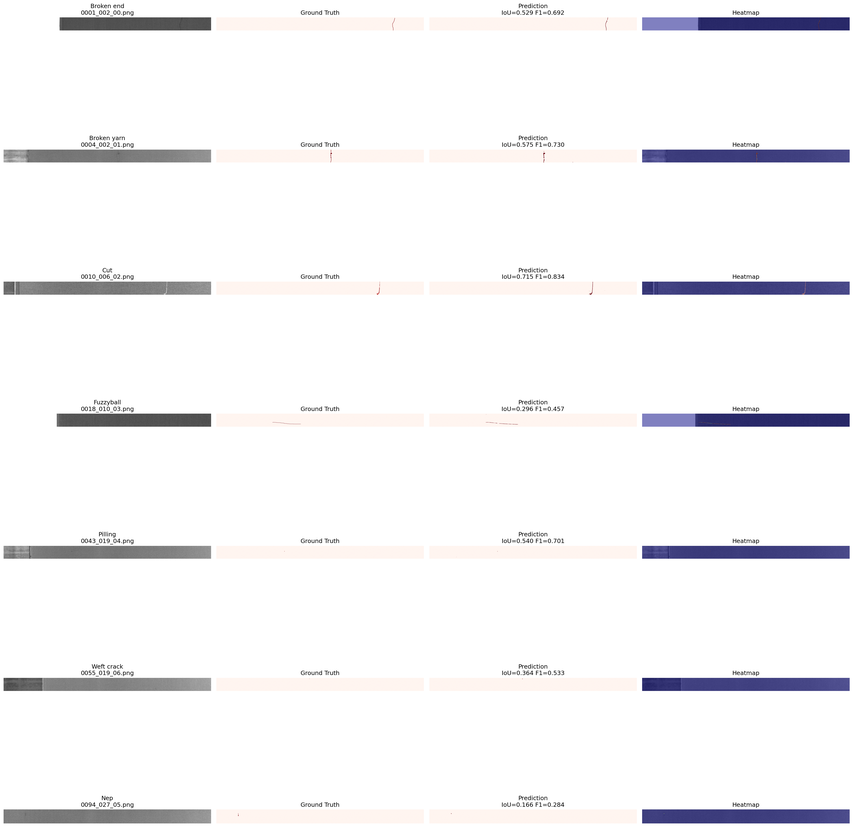
#> input picture apresentacao/segmentation_examples.png, 853 x 827 px, shrunk from 3584 x 3477 before the run
$ python -i clahe_enhance.py   (imports and definitions only)
#> lines starting #> are read from the running program, lines starting #| are printed output that depends on the picture
#> further down, picture is the input picture: shape (827, 853, 3); mean B, G, R 246.4, 244.9, 245.5
import cv2
import numpy as np
from typing import Tuple


class CLAHEEnhancer:
    # [48 lines left out: functions __init__, _get_sharpening_kernel, _split_luminance, _merge_back, enhance, not called in this run]


class BrightnessCorrector:
    def __init__(self, target_mean: float = 127.0, tolerance: float = 30.0):
        self.target_mean = target_mean
        self.tolerance = tolerance

    def needs_correction(self, image: np.ndarray) -> bool:
        gray = cv2.cvtColor(image, cv2.COLOR_BGR2GRAY) if len(image.shape) == 3 else image
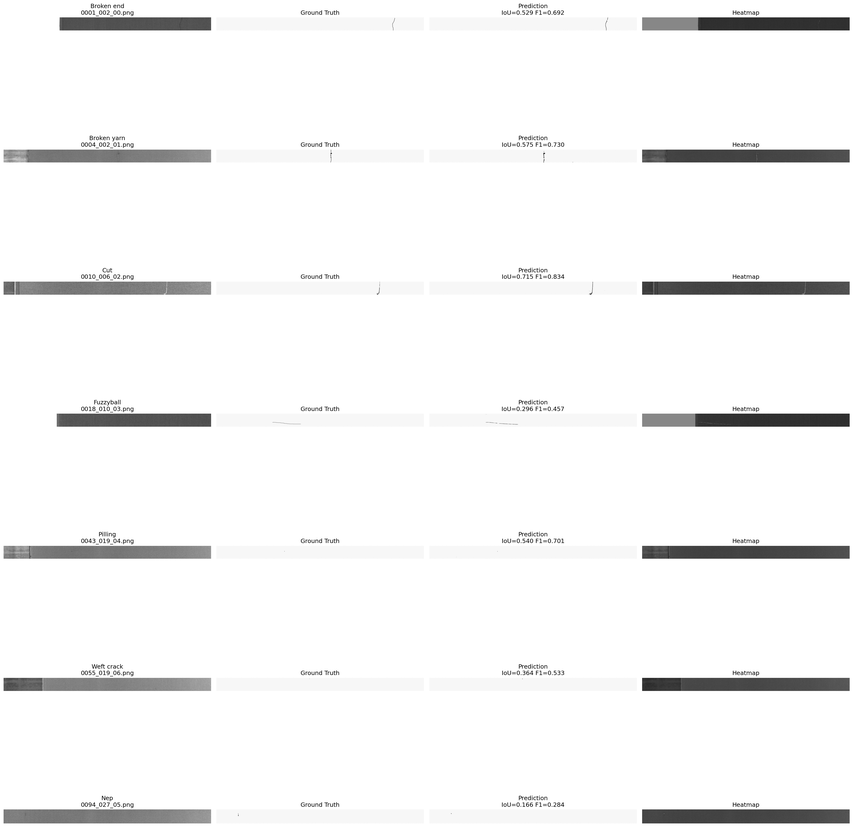
#> gray: shape (827, 853); min 19, max 255, mean 245.3
        return abs(gray.mean() - self.target_mean) > self.tolerance

    def correct(self, image: np.ndarray) -> np.ndarray:
        lab = cv2.cvtColor(image, cv2.COLOR_BGR2LAB)
#> lab: shape (827, 853, 3); mean of channels 0, 1, 2 245.8, 128.7, 127.2
        l, a, b = cv2.split(lab)
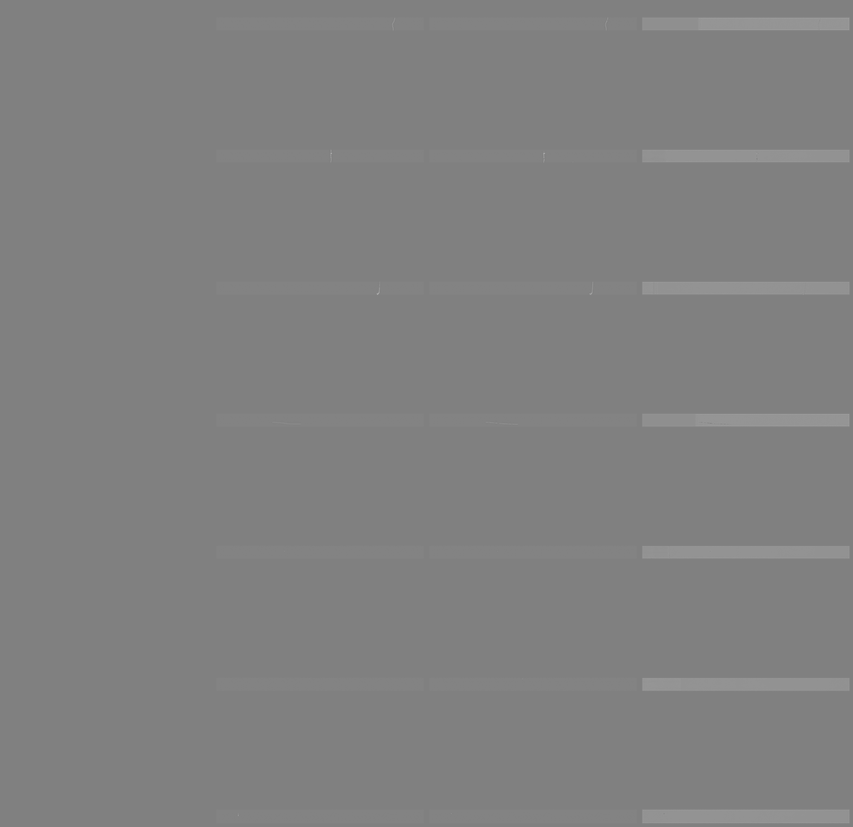
#> a: shape (827, 853); min 127, max 169, mean 128.7
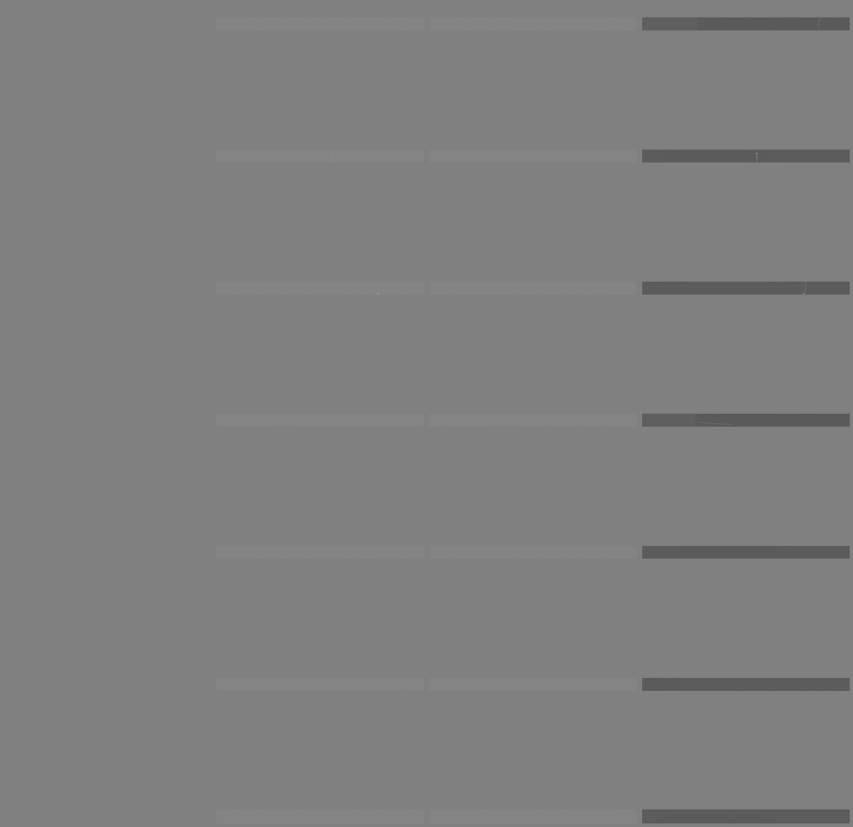
#> b: shape (827, 853); min 85, max 148, mean 127.2

        current_mean = l.mean()
#> current_mean = 245.8
        shift = self.target_mean - current_mean
#> shift = -118.8
        l = np.clip(l.astype(np.float64) + shift, 0, 255).astype(np.uint8)
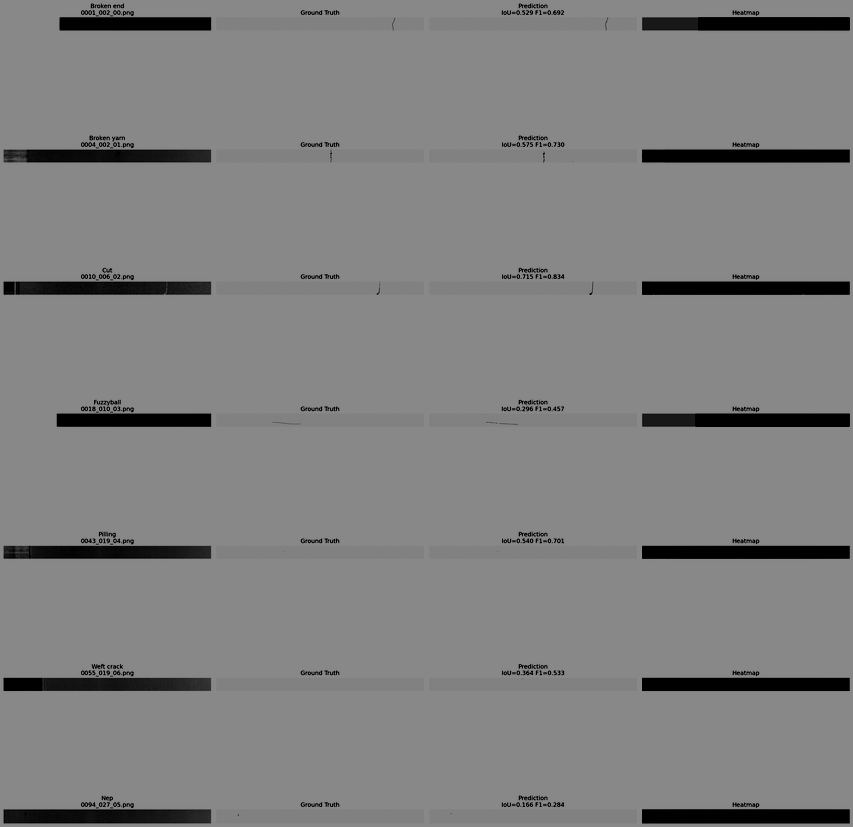
#> l: shape (827, 853); min 0, max 136, mean 128.1

        clahe = cv2.createCLAHE(clipLimit=2.0, tileGridSize=(8, 8))
        l = clahe.apply(l)

        return cv2.cvtColor(cv2.merge((l, a, b)), cv2.COLOR_LAB2BGR)
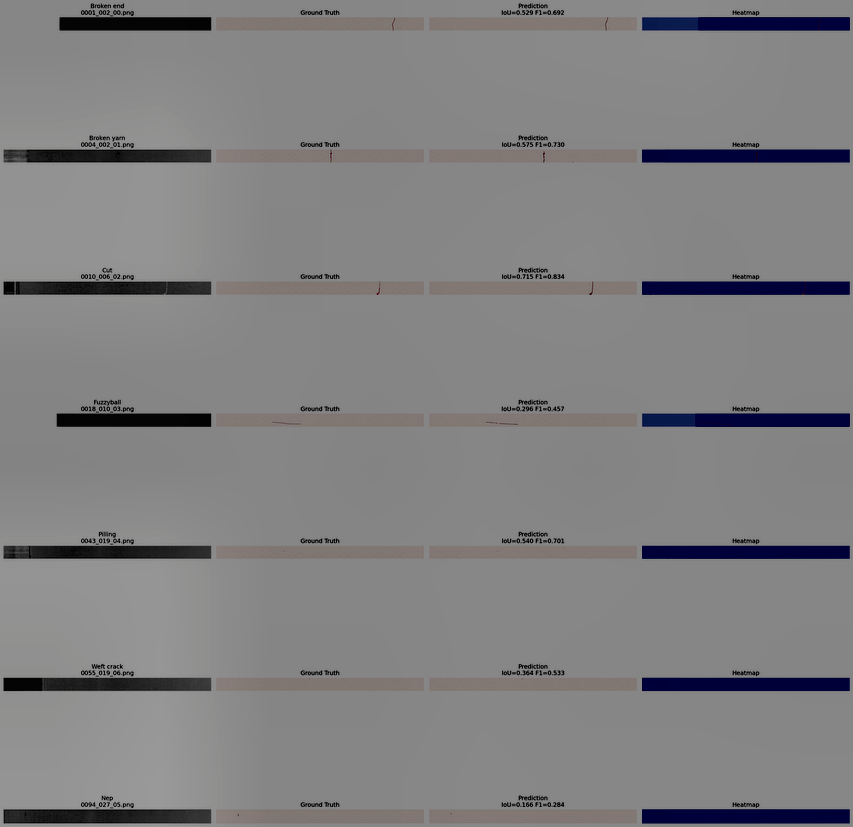
#> returned value: shape (827, 853, 3); mean B, G, R 129.2, 127.9, 128.4

    def auto_correct(self, image: np.ndarray) -> np.ndarray:
        if self.needs_correction(image):
            return self.correct(image)
        return image

>>> import cv2
>>> picture = cv2.imread('../apresentacao/segmentation_examples.png')
>>> result = BrightnessCorrector().auto_correct(picture)

$ run again, on apresentacao/per_defect_performance.png
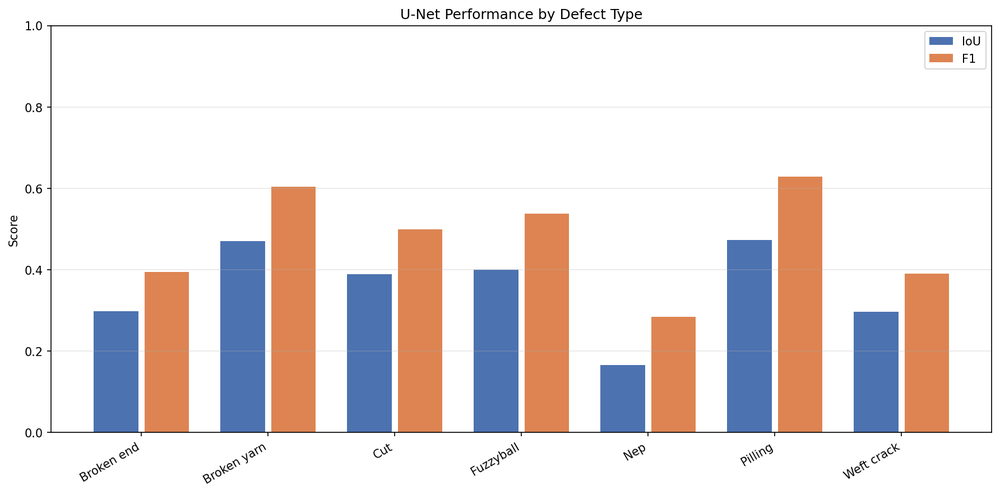
#> input picture apresentacao/per_defect_performance.png, 1000 x 494 px, shrunk from 1784 x 881 before the run
#> picture is the input picture: shape (494, 1000, 3); mean B, G, R 223.9, 224.3, 231.6
#> lab: shape (494, 1000, 3); mean of channels 0, 1, 2 228.9, 132.1, 129.6
#> in correct, `l, a, b = cv2.split(lab)`:
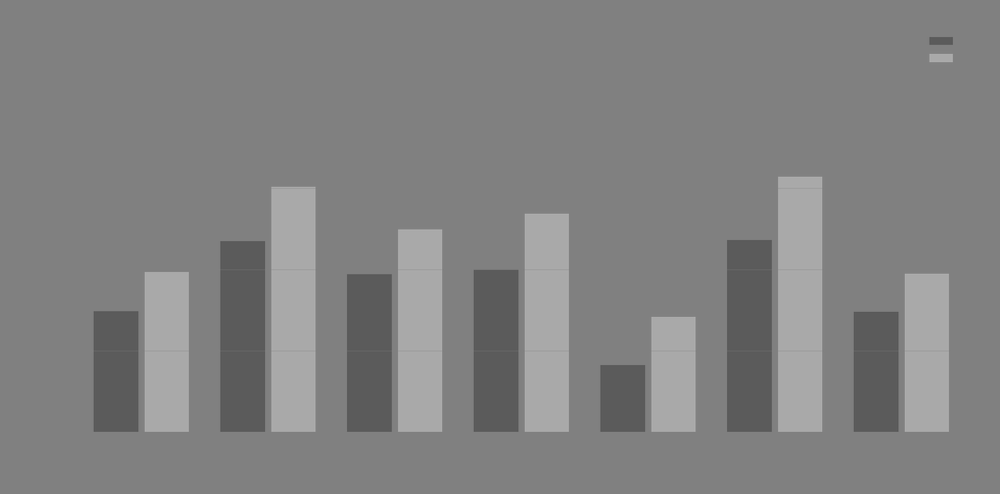
#> b: shape (494, 1000); min 85, max 177, mean 129.6
#> current_mean = 228.9
#> shift = -101.9
#> in correct, `return cv2.cvtColor(cv2.merge((l, a, b)), cv2.COLOR_LAB2BGR)`:
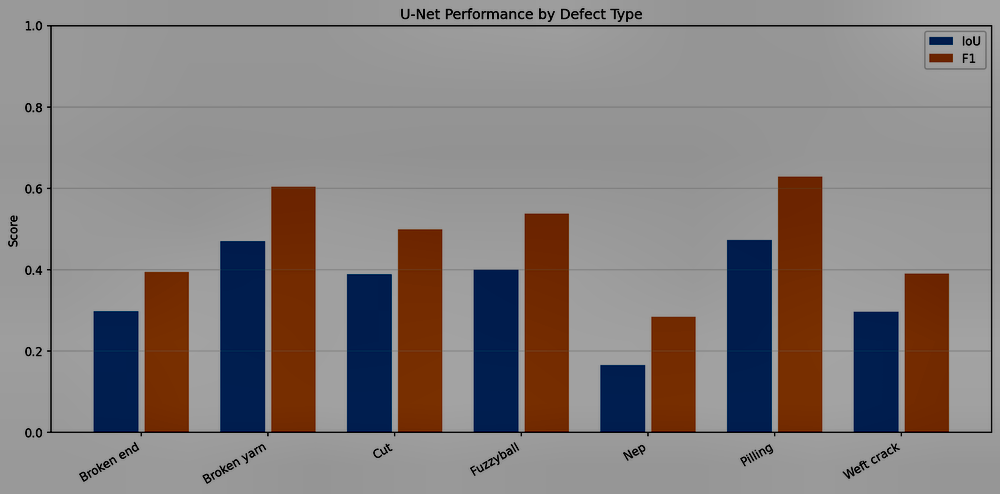
#> returned value: shape (494, 1000, 3); mean B, G, R 125.1, 125.7, 131.9

$ run again, on apresentacao/training_curves.png
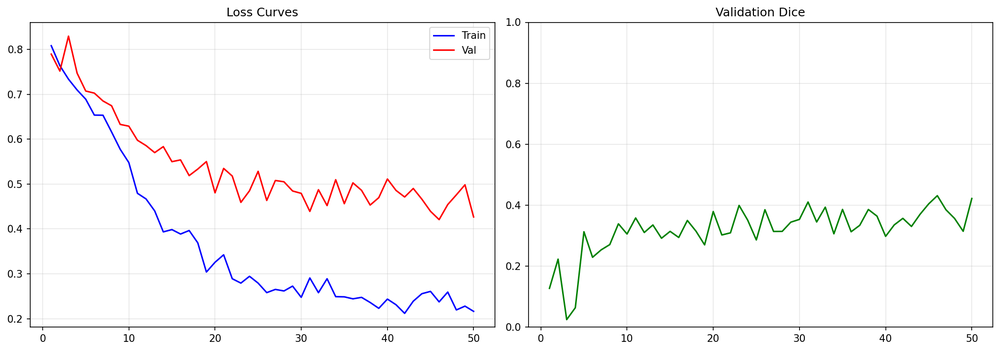
#> input picture apresentacao/training_curves.png, 1000 x 351 px, shrunk from 2085 x 732 before the run
#> picture is the input picture: shape (351, 1000, 3); mean B, G, R 249.4, 249.1, 249.6
#> lab: shape (351, 1000, 3); mean of channels 0, 1, 2 250, 128.3, 128.1
#> in correct, `l, a, b = cv2.split(lab)`:
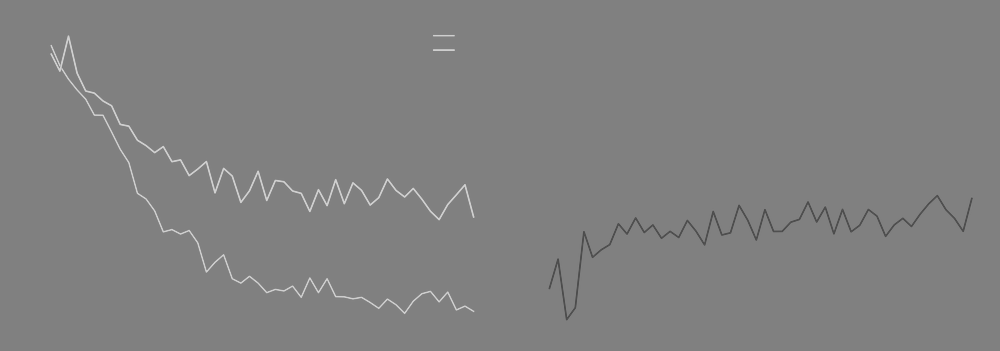
#> a: shape (351, 1000); min 75, max 208, mean 128.3
#> current_mean = 250
#> shift = -123
#> in correct, `l = np.clip(l.astype(np.float64) + shift, 0, 255).astype(np.uint8)`:
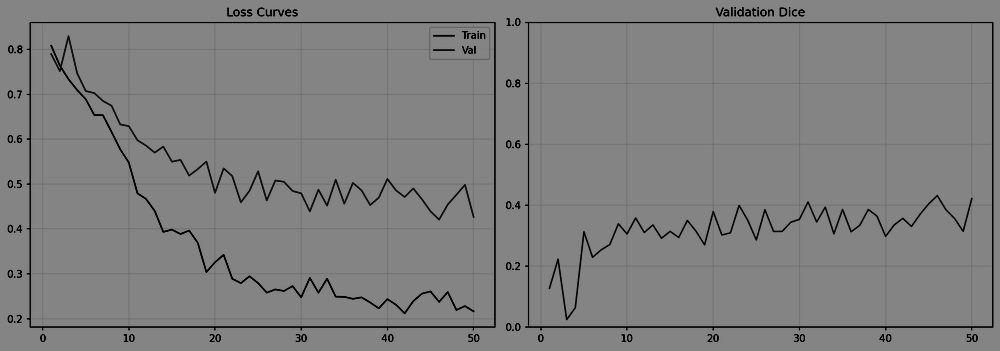
#> l: shape (351, 1000); min 0, max 132, mean 127.5
